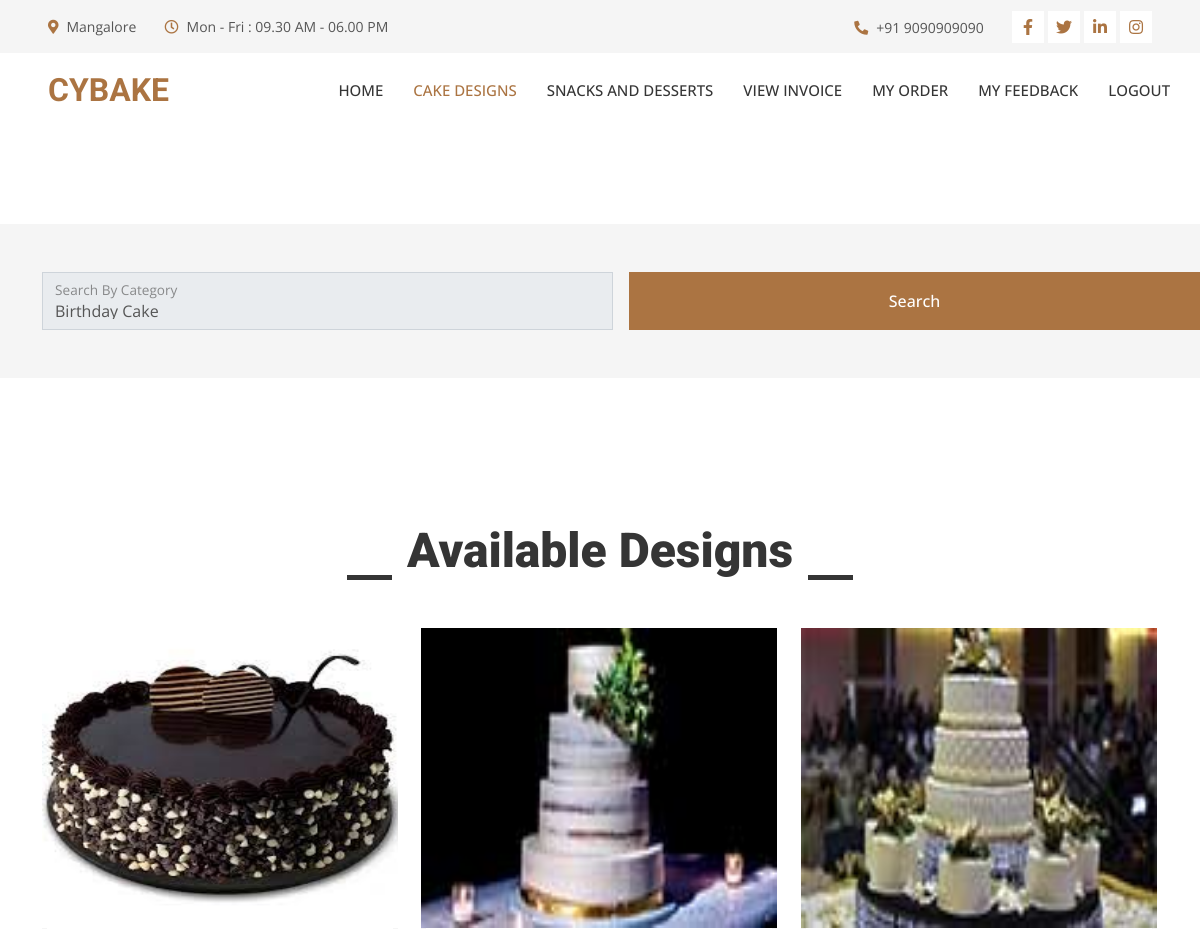
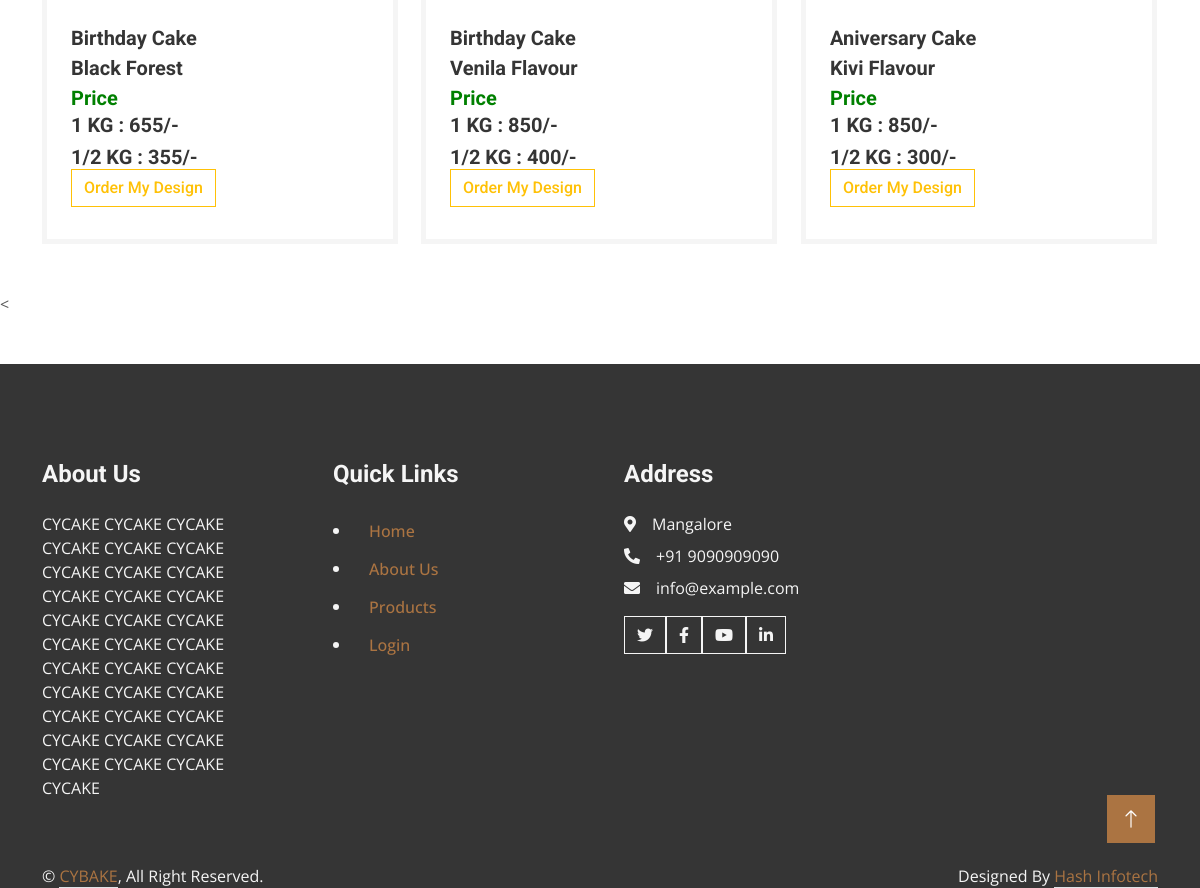
The page /userpage/product.php (signed in) on the database its author committed (2 pictures, top to bottom).
### tables this page shows
CREATE TABLE `product` (
  `id` int(100) NOT NULL,
  `cat` varchar(100) NOT NULL,
  `flavour` varchar(100) NOT NULL,
  `halfkg` varchar(100) NOT NULL,
  `onekg` varchar(100) NOT NULL,
  `descr` varchar(100) NOT NULL,
  `image` varchar(100) NOT NULL
);

### userpage/product.php (the view, shortened to what this page needs)
<?php
if(isset($_SESSION['cakeuser']))
{
?>
<!DOCTYPE html>
<html lang="en">
<head>
    <link href="https://cdnjs.cloudflare.com/ajax/libs/font-awesome/5.10.0/css/all.min.css" rel="stylesheet">
    <link href="https://cdn.jsdelivr.net/npm/bootstrap-icons@1.4.1/font/bootstrap-icons.css" rel="stylesheet">
    <link href="lib/animate/animate.min.css" rel="stylesheet">
    <link href="lib/owlcarousel/assets/owl.carousel.min.css" rel="stylesheet">
    <link href="lib/lightbox/css/lightbox.min.css" rel="stylesheet">
    <link href="css/bootstrap.min.css" rel="stylesheet">
    <link href="css/style.css" rel="stylesheet">
</head>
<body>
    <div class="container-fluid bg-light p-0">
        <div class="row gx-0 d-none d-lg-flex">
            <div class="col-lg-7 px-5 text-start">
                <div class="h-100 d-inline-flex align-items-center py-3 me-4">
                    <small class="fa fa-map-marker-alt text-primary me-2"></small>
                    <small>Mangalore</small>
                </div>
                <div class="h-100 d-inline-flex align-items-center py-3">
                    <small class="far fa-clock text-primary me-2"></small>
                    <small>Mon - Fri : 09.30 AM - 06.00 PM</small>
                </div>
            </div>
            <div class="col-lg-5 px-5 text-end">
                <div class="h-100 d-inline-flex align-items-center py-3 me-4">
                    <small class="fa fa-phone-alt text-primary me-2"></small>
                    <small>+91 9090909090</small>
                </div>
                <div class="h-100 d-inline-flex align-items-center">
                    <a class="btn btn-sm-square bg-white text-primary me-1" href=""><i class="fab fa-facebook-f"></i></a>
                    <a class="btn btn-sm-square bg-white text-primary me-1" href=""><i class="fab fa-twitter"></i></a>
                    <a class="btn btn-sm-square bg-white text-primary me-1" href=""><i class="fab fa-linkedin-in"></i></a>
                    <a class="btn btn-sm-square bg-white text-primary me-0" href=""><i class="fab fa-instagram"></i></a>
                </div>
            </div>
        </div>
    </div>
    <nav class="navbar navbar-expand-lg bg-white navbar-light sticky-top p-0">
        <a href="index.php" class="navbar-brand d-flex align-items-center px-4 px-lg-5">
            <h2 class="m-0 text-primary">CYBAKE</h2>
        </a>
        <div class="collapse navbar-collapse" id="navbarCollapse">
            <div class="navbar-nav ms-auto p-4 p-lg-0">
                <a href="index.php" class="nav-item nav-link">Home</a>
                <a href="product.php" class="nav-item nav-link active">Cake Designs</a>
                <a href="snacks.php" class="nav-item nav-link">Snacks and Desserts</a>
				<a href="cart.php" class="nav-item nav-link">View Invoice </a>
				<a href="myorder.php" class="nav-item nav-link">My Order</a>
                <a href="contact.php" class="nav-item nav-link">My Feedback</a>
				<a href="logout.php" class="nav-item nav-link">LOGOUT</a>
        </div>
    </nav>
    <div class="container-fluid bg-light overflow-hidden px-lg-0" style="margin: 6rem 0;">
        <div class="container contact px-lg-0">
                <div class="col-lg-12 contact-text py-5 wow fadeIn">
                        <form action="#" method="POST">
                            <div class="row g-3">
                                <div class="col-md-6">
                                    <div class="form-floating">
                                        <select name="cat" class="form-control" required>
										<?php
								include 'config.php';
								$sql1="select * from cat";
								$result1=mysqli_query($con,$sql1);
								$num1=mysqli_num_rows($result1);
								if($num1>0)
								{
									while($row1=mysqli_fetch_array($result1))
									{
										$cat=$row1[1];
								?>
										<option value="<?php echo $cat; ?>"><?php echo $cat; ?></option>
								<?php } } ?>
										</select>
										<label>Search By Category</label>
                                    </div>
                                </div>
                                <div class="col-6">
                                    <button name="search" class="btn btn-primary w-100 py-3"  type="submit">Search</button>
                                </div>
                            </div>
                        </form>
                </div>
        </div>
    </div>
    <div class="container-xxl py-5">
        <div class="container">
            <div class="section-title text-center">
                <h1 class="display-5 mb-5">Available Designs</h1>
            </div>
            <div class="row g-4 portfolio-container">
               <?php
			   include 'config.php';
			   if(isset($_POST['cat']))
			   {
				   $cat=$_POST['cat'];
				   $sql1="select * from product where cat='".$cat."'";
			   }
			   else
			   {
				   $sql1="select * from product";
			   }
								$result1=mysqli_query($con,$sql1);
								$num1=mysqli_num_rows($result1);
								if($num1>0)
								{
									while($row1=mysqli_fetch_array($result1))
									{
										$id=$row1[0];
										$cat=$row1[1];
										$flavour=$row1[2];
										$halfkg=$row1[3];
										$onekg=$row1[4];
										$image=$row1[6];
								?>
                <div class="col-lg-4 col-md-6 portfolio-item first wow fadeInUp" data-wow-delay="0.3s">
                    <div class="rounded overflow-hidden">
                        <div class="position-relative overflow-hidden">
                            <img class="img-fluid w-100" src="../admin/image/<?php echo $image; ?>" alt=""style="height:300px;width:200px;">
                        </div>
                        <div class="border border-5 border-light border-top-0 p-4">
                            <h5 class="lh-base mb-0"><?php echo $cat; ?></a>
                            <h5 class="lh-base mb-0"><?php echo $flavour; ?></a>
							<h5 class="lh-base mb-0" style="color:green;">Price</a>
							<h5>1 KG : <?php echo $onekg; ?>/-</a>&nbsp;<h5>1/2 KG : <?php echo $halfkg; ?>/-</a>
							<br>
							<a href="orderdesign.php?id=<?php echo $id; ?>"><button type="submit" name="buy" class="btn btn-outline-warning btn-long cart">Order My Design</button></a>
                        </div>
                    </div>
                </div>
				<?php
}
}
?>
            </div>
        </div>
    </div>
    <    <div class="container-fluid bg-dark text-light footer mt-5 pt-5 wow fadeIn" data-wow-delay="0.1s">
        <div class="container py-5">
            <div class="row g-5">
				<div class="col-lg-3 col-md-6">
                    <h4 class="text-light mb-4">About Us</h4>
					<p>
					CYCAKE CYCAKE CYCAKE CYCAKE CYCAKE CYCAKE CYCAKE CYCAKE CYCAKE CYCAKE CYCAKE CYCAKE CYCAKE CYCAKE CYCAKE CYCAKE CYCAKE CYCAKE CYCAKE CYCAKE CYCAKE CYCAKE CYCAKE CYCAKE CYCAKE CYCAKE CYCAKE CYCAKE CYCAKE CYCAKE CYCAKE CYCAKE CYCAKE CYCAKE
					</p>
                </div>
                <div class="col-lg-3 col-md-6">
                    <h4 class="text-light mb-4">Quick Links</h4>
					<li><a class="btn btn-link" href="index.php">Home</a></i>
                    <li><a class="btn btn-link" href="about.php">About Us</a></li>
                    <li><a class="btn btn-link" href="product.php">Products</a></li>
                    <li><a class="btn btn-link" href="login.php">Login</a></li>
                </div>
                <div class="col-lg-3 col-md-6">
                    <h4 class="text-light mb-4">Address</h4>
                    <p class="mb-2"><i class="fa fa-map-marker-alt me-3"></i>Mangalore</p>
                    <p class="mb-2"><i class="fa fa-phone-alt me-3"></i>+91 9090909090</p>
                    <p class="mb-2"><i class="fa fa-envelope me-3"></i>info@example.com</p>
                    <div class="d-flex pt-2">
                        <a class="btn btn-outline-light btn-social" href=""><i class="fab fa-twitter"></i></a>
                        <a class="btn btn-outline-light btn-social" href=""><i class="fab fa-facebook-f"></i></a>
                        <a class="btn btn-outline-light btn-social" href=""><i class="fab fa-youtube"></i></a>
                        <a class="btn btn-outline-light btn-social" href=""><i class="fab fa-linkedin-in"></i></a>
                    </div>
                </div>
            </div>
        </div>
        <?php include 'footer.php' ;?>
    </div>
    <a href="#" class="btn btn-lg btn-primary btn-lg-square rounded-0 back-to-top"><i class="bi bi-arrow-up"></i></a>
</body>
</html>
<?php
}
else
{
	echo "<script> location.href='../index.php'; </script>";
}
?>

### userpage/footer.php
<div class="container">
            <div class="copyright">
                <div class="row">
                    <div class="col-md-6 text-center text-md-start mb-3 mb-md-0">
                        &copy; <a class="border-bottom" href="#">CYBAKE</a>, All Right Reserved.
                    </div>
                    <div class="col-md-6 text-center text-md-end">
                        Designed By <a class="border-bottom" href="https://htmlcodex.com">Hash Infotech</a>
                    </div>
                </div>
            </div>
        </div>

### userpage/css/style.css (style rules this page uses)
:root { --primary: #AB7442; --light: #F5F5F5; --dark: #353535; }
.back-to-top { position: fixed; display: none; right: 45px; bottom: 45px; z-index: 99; }
.btn { font-weight: 500; transition: .5s; }
.btn.btn-primary, .btn.btn-secondary { color: #FFFFFF; }
.btn-sm-square { width: 32px; height: 32px; }
.btn-lg-square { width: 48px; height: 48px; }
.btn-square, .btn-sm-square, .btn-lg-square { padding: 0; display: flex; align-items: center; justify-content: center; font-weight: normal; }
.navbar-light .navbar-nav .nav-link { margin-right: 30px; padding: 25px 0; color: #FFFFFF; font-size: 15px; font-weight: 500; text-transform: uppercase; outline: none; }
.navbar-light .navbar-nav .nav-link:hover, .navbar-light .navbar-nav .nav-link.active { color: var(--primary); }
.navbar-light .navbar-brand, .navbar-light a.btn { height: 75px; }
.navbar-light .navbar-nav .nav-link { color: var(--dark); font-weight: 500; }
.navbar-light.sticky-top { top: -100px; transition: .5s; }
.section-title h1 { position: relative; display: inline-block; padding: 0 60px; }
.section-title h1::before, .section-title h1::after { position: absolute; content: ""; width: 45px; height: 5px; bottom: 0; background: var(--dark); }
.section-title h1::before { left: 0; }
.section-title h1::after { right: 0; }
.portfolio-item img { transition: .5s; }
@media (min-width: 992px) { .container.contact { max-width: 100% !important; } }
@media (min-width: 992px) { .contact-text { padding-left: calc(((100% - 960px) / 2) + .75rem); } }
@media (min-width: 1200px) { .contact-text { padding-left: calc(((100% - 1140px) / 2) + .75rem); } }

### rows shown on the page
product: image (picture), cat "Birthday Cake", flavour "Black Forest", onekg "655", halfkg "355"
product: image (picture), cat "Birthday Cake", flavour "Venila Flavour", onekg "850", halfkg "400"
product: image (picture), cat "Aniversary Cake", flavour "Kivi Flavour", onekg "850", halfkg "300"

### other values the page prints
form field cat "Birthday Cake"
